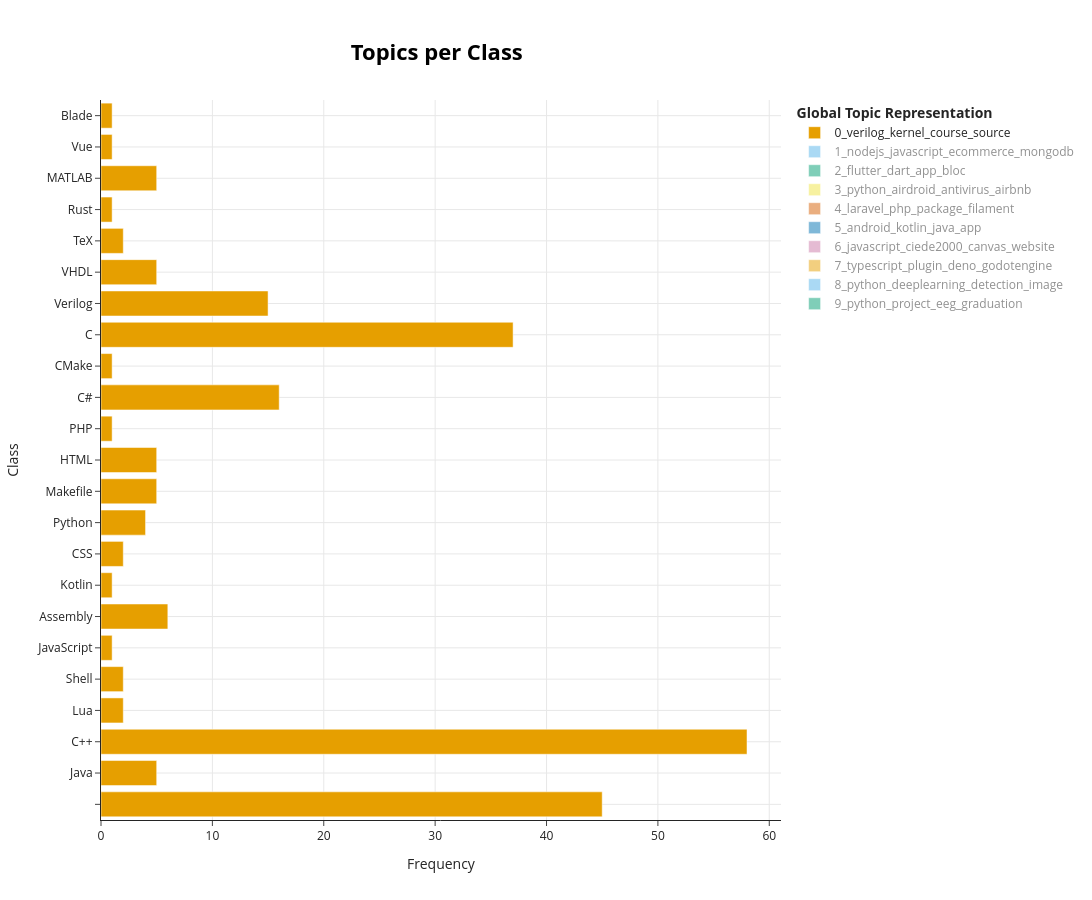

Here is the notebook cell this chart was saved with:
### Code cell
topics_per_lang = topic_model2.topics_per_class(docs, classes=language_classes)
topic_model2.visualize_topics_per_class(topics_per_lang)

### Figure 1 — Plotly figure (JSON) as saved in the notebook; plotly's stock layout.template omitted (floating-point values rounded to 4 significant figures)
{"data": [{"hoverinfo": "text", "hovertext": ["<b>Topic 0</b><br>Words: awesome, list, science, resources, computer", "<b>Topic 0</b><br>Words: temporal, quarkus, java, scheduling, colleges", "<b>Topic 0</b><br>Words: structures, cpp, data, algorithms, course", "<b>Topic 0</b><br>Words: hyprland, state, lua, hyprlandconfig, correctness", "<b>Topic 0</b><br>Words: fabric, memories, got, v13, cause", "<b>Topic 0</b><br>Words: administrative, students, empowering, gradegpa, calculationselc", "<b>Topic 0</b><br>Words: assembly, 8086, blobbyvolley, learned, assembly8086", "<b>Topic 0</b><br>Words: qr, scanner, decrypt, zatac, tlv", "<b>Topic 0</b><br>Words: onlinelearning, day, cv, students, 1924", "<b>Topic 0</b><br>Words: vehicle, water, smart, crops, agriculture", "<b>Topic 0</b><br>Words: makefile, 1sheeld, board, firmware, updates", "<b>Topic 0</b><br>Words: higher, gem, awesome, html, competitive", "<b>Topic 0</b><br>Words: privileges, bunny, emailbased, teacherprovided, cdn", "<b>Topic 0</b><br>Words: csharp, cefsharp, algebra, browser, createbrowser", "<b>Topic 0</b><br>Words: cmake, ros, field, robotics, people", "<b>Topic 0</b><br>Words: kernel, xiaomi, source, gaming, lawrun", "<b>Topic 0</b><br>Words: verilog, encryption, aes128, aes192, fpga", "<b>Topic 0</b><br>Words: vhdl, processor, assembler, 5stage, 32bit", "<b>Topic 0</b><br>Words: vlsi, tex, latex, vlsiphysicaldesign, researchpaper", "<b>Topic 0</b><br>Words: connections, utiliy, stored, wifi, show", "<b>Topic 0</b><br>Words: matlab, communication, modulation, qam, quantization", "<b>Topic 0</b><br>Words: vue, cmp2022, learningmanagementsystem, hemdan, elearn", "<b>Topic 0</b><br>Words: blade, college, engineering, software, repository"], "marker": {"color": "#E69F00"}, "name": "0_verilog_kernel_course_source", "orientation": "h", "type": "bar", "visible": true, "x": [45, 5, 58, 2, 2, 1, 6, 1, 2, 4, 5, 5, 1, 16, 1, 37, 15, 5, 2, 1, 5, 1, 1], "y": ["", "Java", "C++", "Lua", "Shell", "JavaScript", "Assembly", "Kotlin", "CSS", "Python", "Makefile", "HTML", "PHP", "C#", "CMake", "C", "Verilog", "VHDL", "TeX", "Rust", "MATLAB", "Vue", "Blade"]}, {"hoverinfo": "text", "hovertext": ["<b>Topic 1</b><br>Words: cryptojs, k3s, flux, kubernetes, renovate", "<b>Topic 1</b><br>Words: jakarta, ecommerce, tailwind, nodejs, mysql", "<b>Topic 1</b><br>Words: javascriptcore, webkit, nextgen, nexusjs, runtime", "<b>Topic 1</b><br>Words: versedb, isnt, empowers, versedatabase, bridge", "<b>Topic 1</b><br>Words: clusters, kafka, scss, multiple, dashboard", "<b>Topic 1</b><br>Words: nginx, bashscript, shell, phpfpm, cpanel", "<b>Topic 1</b><br>Words: javascript, nodejs, mongodb, ecommerce, expressjs", "<b>Topic 1</b><br>Words: holochain, basic, crm, handlebars, entrepreneurs", "<b>Topic 1</b><br>Words: cartoview, gis, geonode, ogcservices, extends", "<b>Topic 1</b><br>Words: travelers, ejs, know, place, want", "<b>Topic 1</b><br>Words: go, xdev, toolkit, golang, developertools", "<b>Topic 1</b><br>Words: ecommerce, html, plants, nodejs, javascript", "<b>Topic 1</b><br>Words: typescript, nodejs, mongodb, ecommerce, nestjs", "<b>Topic 1</b><br>Words: continuous, sharing, blade, visual, content"], "marker": {"color": "#56B4E9"}, "name": "1_nodejs_javascript_ecommerce_mongodb", "orientation": "h", "type": "bar", "visible": "legendonly", "x": [2, 2, 1, 1, 1, 3, 73, 2, 1, 1, 3, 9, 24, 1], "y": ["", "Java", "C++", "MDX", "SCSS", "Shell", "JavaScript", "CSS", "Python", "EJS", "Go", "HTML", "TypeScript", "Blade"]}, {"hoverinfo": "text", "hovertext": ["<b>Topic 2</b><br>Words: academies, yearbook, june, revolutionizing, walk", "<b>Topic 2</b><br>Words: maps, android, firebase, cardview, listview", "<b>Topic 2</b><br>Words: chatgpt, flutter, app, dart, bloc", "<b>Topic 2</b><br>Words: flutter, dart, app, bloc, cleanarchitecture", "<b>Topic 2</b><br>Words: reminders, firebaseauth, flutter, dart, share"], "marker": {"color": "#009E73"}, "name": "2_flutter_dart_app_bloc", "orientation": "h", "type": "bar", "visible": "legendonly", "x": [2, 3, 1, 73, 2], "y": ["", "Java", "C++", "Dart", "Kotlin"]}, {"hoverinfo": "text", "hovertext": ["<b>Topic 3</b><br>Words: python, antivirus, airdroid, airbnb, windows"], "marker": {"color": "#F0E442"}, "name": "3_python_airdroid_antivirus_airbnb", "orientation": "h", "type": "bar", "visible": "legendonly", "x": [55], "y": ["Python"]}, {"hoverinfo": "text", "hovertext": ["<b>Topic 4</b><br>Words: laravel, gym, php, manager, admin", "<b>Topic 4</b><br>Words: laravel, php, frontend, pagebuilder, laravelgrapespackage", "<b>Topic 4</b><br>Words: resource, human, laravel, based, management", "<b>Topic 4</b><br>Words: laravel, php, filament, package, admin", "<b>Topic 4</b><br>Words: laravelartisan, cool, beautiful, kids, vue", "<b>Topic 4</b><br>Words: laravel, multi, authorization, blade, authentication"], "marker": {"color": "#D55E00"}, "name": "4_laravel_php_package_filament", "orientation": "h", "type": "bar", "visible": "legendonly", "x": [4, 1, 1, 43, 1, 2], "y": ["JavaScript", "CSS", "HTML", "PHP", "Vue", "Blade"]}, {"hoverinfo": "text", "hovertext": ["<b>Topic 5</b><br>Words: android, competitions, restaurant, interview, compilation", "<b>Topic 5</b><br>Words: android, java, user, kotlin, product", "<b>Topic 5</b><br>Words: accessories, shields, smartphones, interact, communicate", "<b>Topic 5</b><br>Words: optimizations, extensive, dex, recompile, packages", "<b>Topic 5</b><br>Words: bdd, kmm, android, developer, kotlin", "<b>Topic 5</b><br>Words: android, kotlin, coroutines, navigation, roomdatabase", "<b>Topic 5</b><br>Words: debugger, frida, jadx, android, decompiler", "<b>Topic 5</b><br>Words: cardboard, vr, integrated, reality, devices", "<b>Topic 5</b><br>Words: genymotion, exploitation, autotriage, ctfd, requiring"], "marker": {"color": "#0072B2"}, "name": "5_android_kotlin_java_app", "orientation": "h", "type": "bar", "visible": "legendonly", "x": [5, 19, 1, 1, 1, 22, 1, 1, 1], "y": ["", "Java", "C++", "Shell", "JavaScript", "Kotlin", "Python", "ShaderLab", "HTML"]}, {"hoverinfo": "text", "hovertext": ["<b>Topic 6</b><br>Words: viewerjs, document, reader, javascript, ciede2000", "<b>Topic 6</b><br>Words: javascript, ciede2000, canvas, website, cie", "<b>Topic 6</b><br>Words: ejs, javascript, ciede2000, canvas, website"], "marker": {"color": "#CC79A7"}, "name": "6_javascript_ciede2000_canvas_website", "orientation": "h", "type": "bar", "visible": "legendonly", "x": [1, 50, 1], "y": ["", "JavaScript", "EJS"]}, {"hoverinfo": "text", "hovertext": ["<b>Topic 7</b><br>Words: showcase, walkthrough, tour, nativescript, building", "<b>Topic 7</b><br>Words: godotengine, godot, gdscript, godotgame, godotplugin", "<b>Topic 7</b><br>Words: typescript, plugin, deno, cronjob, cron"], "marker": {"color": "#E69F00"}, "name": "7_typescript_plugin_deno_godotengine", "orientation": "h", "type": "bar", "visible": "legendonly", "x": [1, 1, 49], "y": ["JavaScript", "GDScript", "TypeScript"]}, {"hoverinfo": "text", "hovertext": ["<b>Topic 8</b><br>Words: ssim, gaussian, psnr, plate, image", "<b>Topic 8</b><br>Words: csv, converting, digitizing, handwrittenprinted, programs", "<b>Topic 8</b><br>Words: python, deeplearning, detection, deep, computervision", "<b>Topic 8</b><br>Words: systolic, arrays, systemverilog, accelerator, cnn", "<b>Topic 8</b><br>Words: youonlylookonce, tinyyolo, albiruniml, tiny, yolo", "<b>Topic 8</b><br>Words: chip, cnn, optimizingaccelerating, cnnaccelerator, gray", "<b>Topic 8</b><br>Words: emotion, textbased, tex, detection, project"], "marker": {"color": "#56B4E9"}, "name": "8_python_deeplearning_detection_image", "orientation": "h", "type": "bar", "visible": "legendonly", "x": [4, 1, 41, 1, 1, 1, 1], "y": ["", "Java", "Python", "SystemVerilog", "C#", "VHDL", "TeX"]}, {"hoverinfo": "text", "hovertext": ["<b>Topic 9</b><br>Words: google, cdf, known, probability, stuffs", "<b>Topic 9</b><br>Words: qml, finitestatemachine, mlabupenn, electrophysiology, heart", "<b>Topic 9</b><br>Words: pycharm, odoo, odoosnippets, pycharmide, odoopycharmtemplates", "<b>Topic 9</b><br>Words: cdv, batchfile, batch, scripted, cd", "<b>Topic 9</b><br>Words: python, project, eeg, graduation, ctf"], "marker": {"color": "#009E73"}, "name": "9_python_project_eeg_graduation", "orientation": "h", "type": "bar", "visible": "legendonly", "x": [3, 1, 1, 1, 41], "y": ["", "C++", "Shell", "Batchfile", "Python"]}], "layout": {"height": 900, "hoverlabel": {"bgcolor": "white", "font": {"family": "Rockwell", "size": 16}}, "legend": {"title": {"text": "<b>Global Topic Representation"}}, "title": {"font": {"color": "Black", "size": 22}, "text": "<b>Topics per Class</b>", "x": 0.4, "xanchor": "center", "y": 0.95, "yanchor": "top"}, "width": 1250, "xaxis": {"showgrid": true, "title": {"text": "Frequency"}}, "yaxis": {"showgrid": true, "title": {"text": "Class"}}}}
